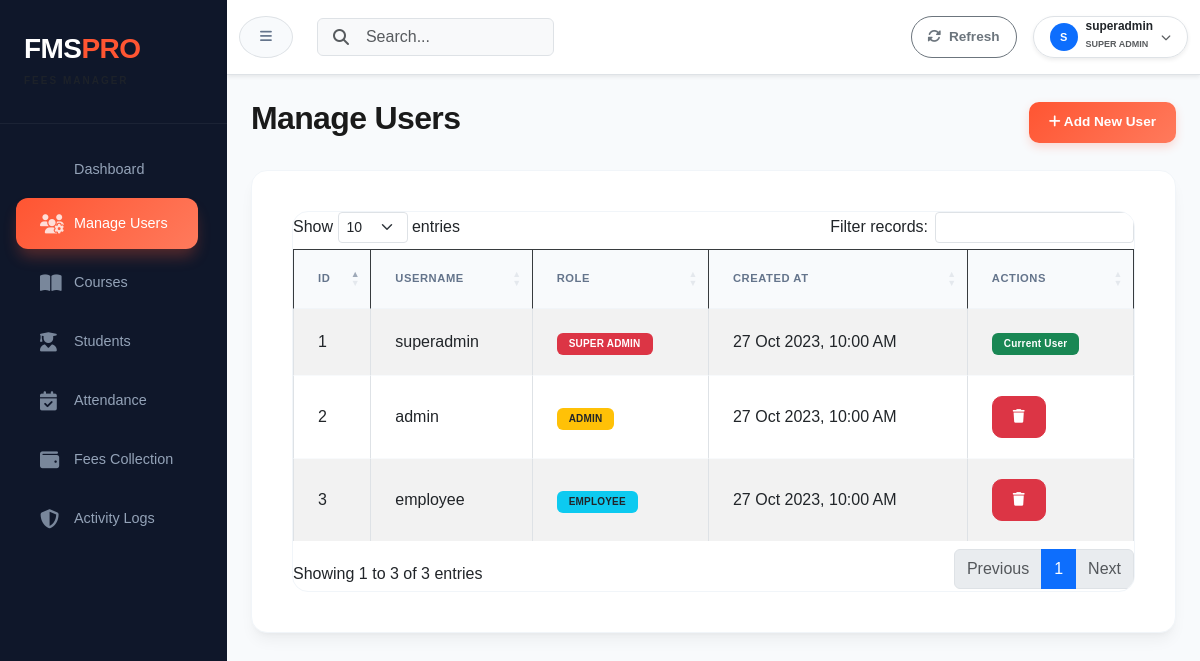
The page /pages/users.php (signed in) on the database its author committed.
### tables this page shows
CREATE TABLE `users` (
  `id` int(11) NOT NULL,
  `username` varchar(50) NOT NULL,
  `password` varchar(255) NOT NULL,
  `role` enum('super_admin','admin','employee') NOT NULL DEFAULT 'employee',
  `created_at` timestamp NOT NULL DEFAULT current_timestamp()
);

### pages/users.php (the view, shortened to what this page needs)
<?php
require_once '../includes/auth.php';
include '../includes/header.php';
$users = $conn->query("SELECT * FROM users ORDER BY id DESC");
?>
<div class="d-flex justify-content-between align-items-center mb-4">
    <h2 class="fw-bold">Manage Users</h2>
    <button class="btn btn-primary" data-bs-toggle="modal" data-bs-target="#addUserModal"><i class="fas fa-plus"></i> Add New User</button>
</div>
<div class="card">
    <div class="card-body">
        <div class="table-responsive">
            <table class="table table-bordered table-striped datatable w-100">
                <thead class="table-dark">
                    <tr>
                        <th>ID</th>
                        <th>Username</th>
                        <th>Role</th>
                        <th>Created At</th>
                        <th>Actions</th>
                    </tr>
                </thead>
                <tbody>
                    <?php while($row = $users->fetch_assoc()): ?>
                    <tr>
                        <td><?php echo $row['id']; ?></td>
                        <td><?php echo htmlspecialchars($row['username']); ?></td>
                        <td>
                            <?php
                                $r = $row['role'];
                                $badge = 'bg-secondary';
                                if($r == 'super_admin') $badge = 'bg-danger';
                                else if($r == 'admin') $badge = 'bg-warning text-dark';
                                else if($r == 'employee') $badge = 'bg-info text-dark';
                                echo "<span class='badge $badge'>" . strtoupper(str_replace('_', ' ', $r)) . "</span>";
                            ?>
                        </td>
                        <td><?php echo date('d M Y, h:i A', strtotime($row['created_at'])); ?></td>
                        <td>
                            <?php if($_SESSION['user_id'] != $row['id']): ?>
                                <?php if($_SESSION['role'] == 'super_admin' || ($_SESSION['role'] == 'admin' && $row['role'] == 'employee')): ?>
                                    <a href="users.php?delete=<?php echo $row['id']; ?>" class="btn btn-danger btn-sm" onclick="return confirm('Are you sure you want to delete this user?');"><i class="fas fa-trash"></i></a>
                                <?php else: ?>
                                    <button class="btn btn-secondary btn-sm" disabled><i class="fas fa-ban"></i></button>
                                <?php endif; ?>
                            <?php else: ?>
                                <span class="badge bg-success">Current User</span>
                            <?php endif; ?>
                        </td>
                    </tr>
                    <?php endwhile; ?>
                </tbody>
            </table>
        </div>
    </div>
</div>
<?php include '../includes/footer.php'; ?>

### assets/css/style.css (style rules this page uses)
:root { --header-height: 4rem; --first-color: #ff5532; --first-color-alt: #e64a2a; --second-color: #575757; --text-color: #1a1a1a; --text-color-light: #6b7280; --body-color: #ffffff; --container-color: #f8fafc; --border-color: #f1f5f9; --shadow: 0 10px 15px -3px rgb(0 0 0 / 0.05), 0 4px 6px -4px rgb(0 0 0 / 0.05); --primary-gradient: linear-gradient(135deg, var(--first-color) 0%, #ff7a5c 100%); --normal-font-size: .938rem; --small-font-size: .813rem; --smaller-font-size: .75rem; }
body { font-family: 'Poppins', sans-serif; background-color: var(--container-color); color: var(--text-color); overflow-x: hidden; line-height: 1.6; }
.card { border: 1px solid var(--border-color); border-radius: 16px; box-shadow: var(--shadow); background: #fff; padding: 1.5rem; }
h1, h2, h3, h4, h5, h6 { font-weight: 700; letter-spacing: -0.02em; }
.btn { padding: 10px 20px; font-weight: 600; border-radius: 10px; font-size: 0.85rem; }
.btn-primary { background: var(--primary-gradient); border: none; box-shadow: 0 4px 10px rgba(255, 85, 50, 0.2); }
.table-responsive { border-radius: 16px; background: #fff; border: 1px solid var(--border-color); }
.table thead th { background: #f8fafc; border-bottom: 1px solid var(--border-color); color: #64748b; font-weight: 600; text-transform: uppercase; font-size: 0.7rem; letter-spacing: 0.05em; padding: 1.25rem 1.5rem; }
.table tbody tr td { padding: 1.25rem 1.5rem; border-bottom: 1px solid #f8fafc; vertical-align: middle; }
.table tbody tr:last-child td { border-bottom: none; }
.badge { padding: 6px 12px; font-weight: 600; border-radius: 6px; font-size: 10px; letter-spacing: 0.02em; }

### rows shown on the page
users: id "3", username "employee", role "EMPLOYEE", created_at "27 Oct 2023, 10:00 AM"
users: id "2", username "admin", role "ADMIN", created_at "27 Oct 2023, 10:00 AM"
users: id "1", username "superadmin", role "SUPER ADMIN", created_at "27 Oct 2023, 10:00 AM", shows "Current User"

### other values the page prints
substr($_SESSION['username'], 0, 1) "S"
$_SESSION['username'] "superadmin"
str_replace('_', ' ', $_SESSION['role']) "SUPER ADMIN"
